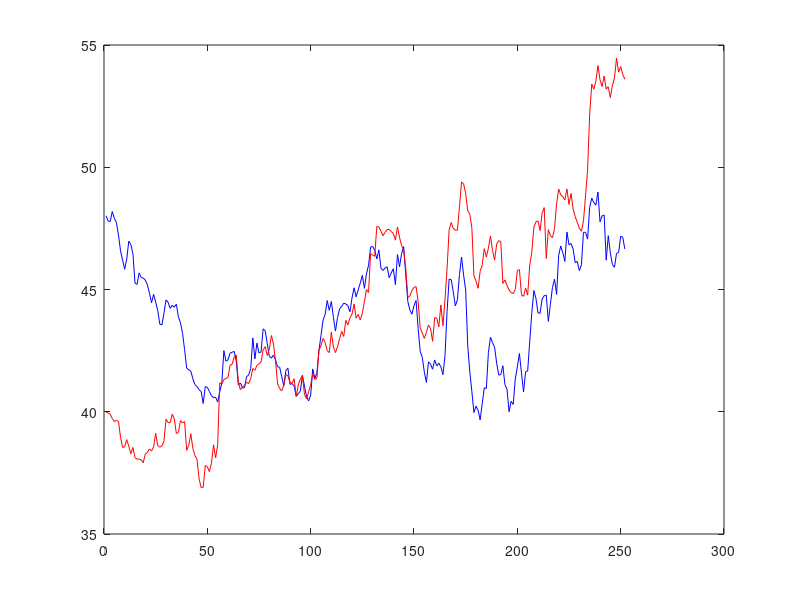

The MATLAB script that drew this image:
%%ECE 2409-001
%%Brendan Burke
%%Homework 5
clear;clc;close all
Published=datestr(now, 21)

%PART 1
load fordstock.mat
load gmstock.mat
plot(ford,'b')
hold
plot(gm,'r')
P=[gm>45 | gm<40];
sum(P);
fprintf('The GM stock closed above $45 or below $40 on %g days.\n',sum(P));
fprintf('\n');
%PART 2
Z=[gm>=40 & gm<=45];
sum(Z);
fprintf('The GM stock closed between $40 and $45 on %g days.\n',sum(Z));
fprintf('\n');
%PART 3
K=[ford>gm];
sum(K);
fprintf('The Ford stock closed higher than GM on %g days.\n',sum(K));
fprintf('\n');
%PART 4
L=[gm>ford];
G=find(L == 1);
fprintf('Ford fell below on day %g at a price of $%g.\n',G(1), ford(G(1)));
fprintf('This was the first time that Ford had fallen below GM.\n');
fprintf('\n');
%PART 5
S=[ford>gm];
O=find(S == 1);
fprintf('The GM stock closed higher than Ford on day %g.\n',O(end));
fprintf('After that day, GM never fell back.\n');